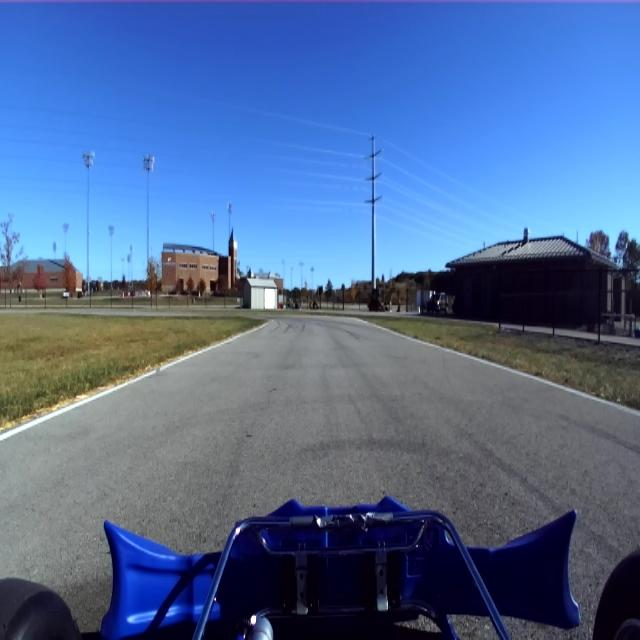
#> input picture road.jpg, 640 x 640 px
$ python 'scrpit 2.py'
#> lines starting #> are read from the running program, lines starting #| are printed output that depends on the picture; after the words box and inside, x2 and y2 are one past the last pixel; in counts of white or black regions, pixels touching at a corner belong together
#> further down, img is the input picture: shape (640, 640, 3); mean B, G, R 149.3, 106.7, 80.9
import cv2
import numpy as np


def get_canny_edges(img):

    gray = cv2.cvtColor(img, cv2.COLOR_BGR2GRAY)
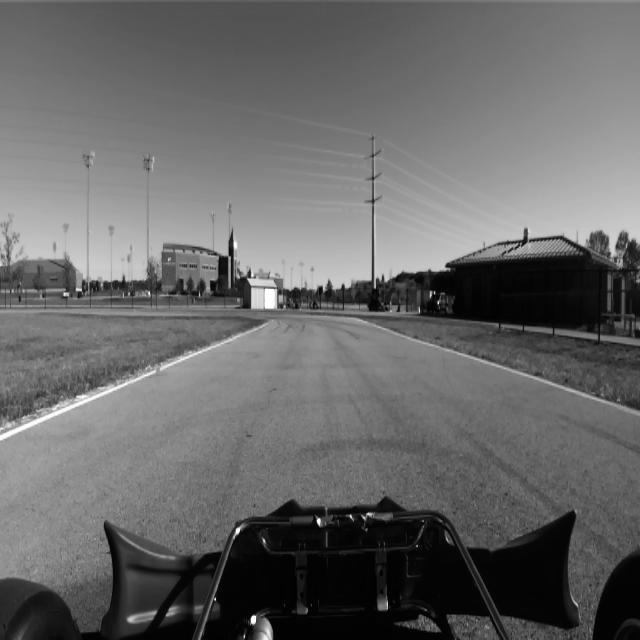
#> gray: shape (640, 640); min 1, max 255, mean 103.8

    blur = cv2.GaussianBlur(gray, (5,5), 0)

    edges = cv2.Canny(blur, 50, 150)
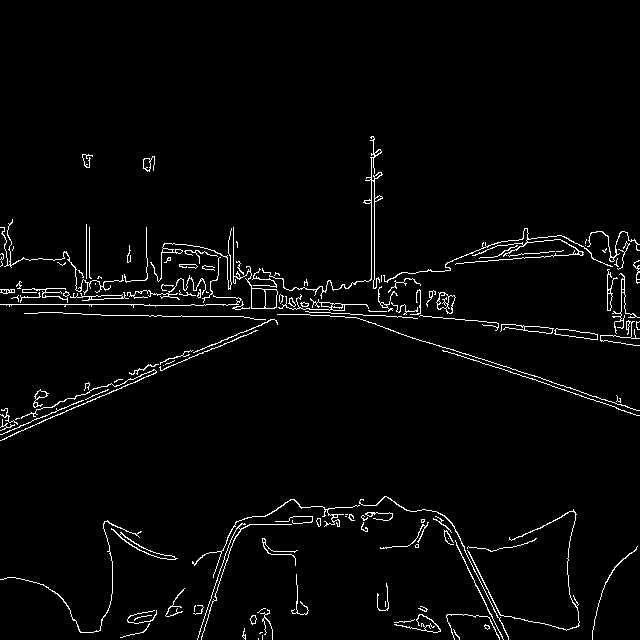
#> edges: shape (640, 640); 2.8% white in thin lines or dots, all inside (x1, y1, x2, y2) = (0, 136, 640, 640)

    h, w = edges.shape
#> h = 640; w = 640

    edges[:int(h*0.5), :] = 0
    edges[int(h*0.7):, :] = 0
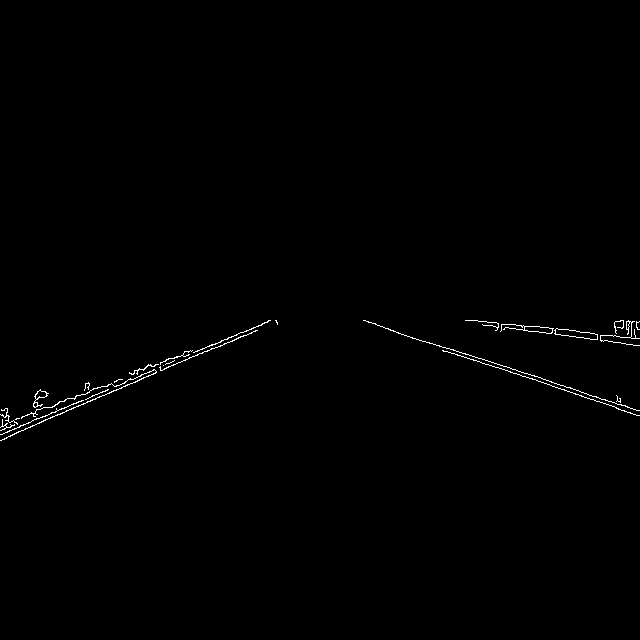
#> edges: shape (640, 640); 0.5% white in thin lines or dots, all inside (x1, y1, x2, y2) = (0, 320, 640, 441)


    return edges

def bird_eye_transform(img, edges):

    h, w = img.shape[:2]
#> h = 640; w = 640

    ys, xs = np.where(edges > 0)
#> ys = 2039 values from 320 to 440; xs = 2039 values, max 639 at index 57, min 0 at index 1795, mean 320.1

    left_mask = xs < w // 2
    right_mask = xs >= w // 2

    left_x = xs[left_mask]
#> left_x = 1048 values, max 277 at index 13, min 0 at index 811, mean 107.9
    left_y = ys[left_mask]
#> left_y = 1048 values from 320 to 440
    right_x = xs[right_mask]
#> right_x = 991 values, max 639 at index 49, min 363 at index 0, mean 544.5
    right_y = ys[right_mask]
#> right_y = 991 values from 320 to 415

    left_top = (left_x[np.argmin(left_y)], left_y[np.argmin(left_y)])
#> left_top = (268, 320)
    left_bottom = (left_x[np.argmax(left_y)], left_y[np.argmax(left_y)])
#> left_bottom = (0, 440)

    right_top = (right_x[np.argmin(right_y)], right_y[np.argmin(right_y)])
#> right_top = (363, 320)
    right_bottom = (right_x[np.argmax(right_y)], right_y[np.argmax(right_y)])
#> right_bottom = (636, 415)

    src = np.float32([
        left_bottom,
        right_bottom,
        right_top,
        left_top
    ])
#> src = [[0, 440], [636, 415], [363, 320], [268, 320]]

    dst = np.float32([
        [200, h],
        [w-200, h],
        [w-200, 0],
        [200, 0]
    ])

    M = cv2.getPerspectiveTransform(src, dst)
#> M = [[-0.149, -1.01, 351.3], [0, -2.51, 802.3], [2.27e-05, -0.00334, 1]]
    bird = cv2.warpPerspective(img, M, (w, h))
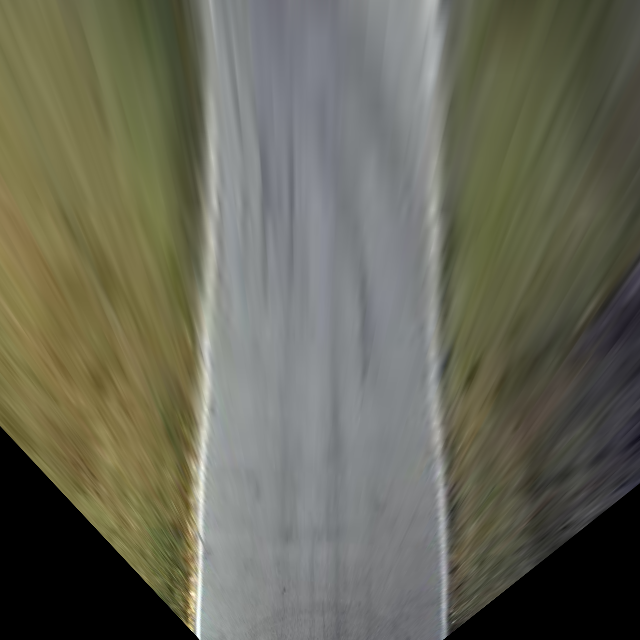
#> bird: shape (640, 640, 3); mean B, G, R 88.1, 103, 103.1

    vis = img.copy()
    for p in [left_top, left_bottom, right_top, right_bottom]:
        cv2.circle(vis, p, 8, (0,0,255), -1)
#> this loop made 4 passes
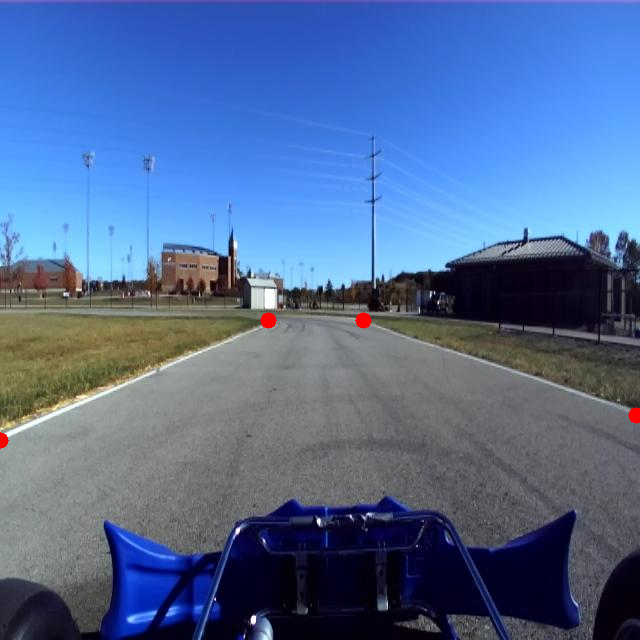
#> vis: shape (640, 640, 3); 0.16% of pixels changed, all inside (x1, y1, x2, y2) = (0, 312, 640, 449)

    return bird, vis


def calcRaceline(birdseye):
    edges = get_canny_edges(birdseye)
#> in get_canny_edges (call 2), `gray = cv2.cvtColor(img, cv2.COLOR_BGR2GRAY)`:
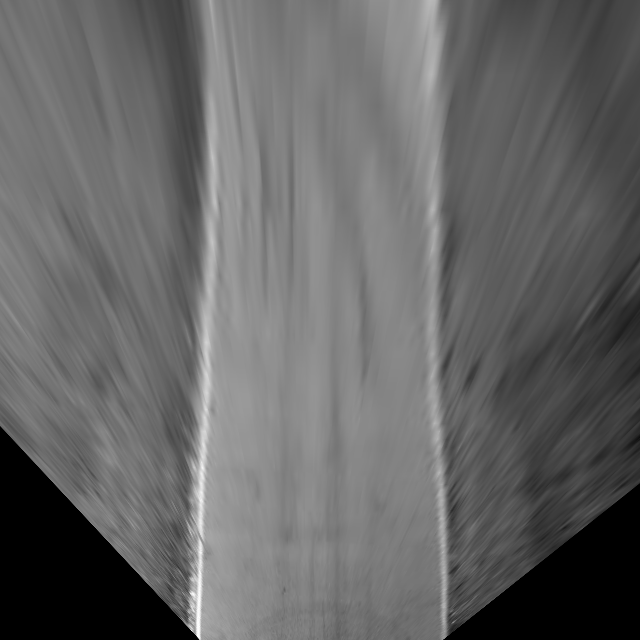
#> gray: shape (640, 640); min 0, max 254, mean 101.3
#> in get_canny_edges (call 2), `edges = cv2.Canny(blur, 50, 150)`: edges: shape (640, 640); 0.41% white in thin lines or dots, all inside (x1, y1, x2, y2) = (0, 427, 640, 640)
#> in get_canny_edges (call 2), `edges[int(h*0.7):, :] = 0`:
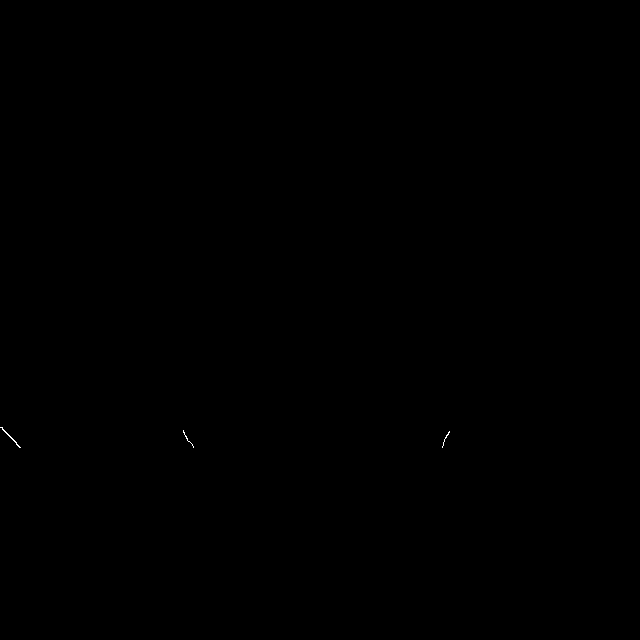
#> edges: shape (640, 640); 0.02% white in thin lines or dots, all inside (x1, y1, x2, y2) = (0, 427, 450, 448)
    h,w = edges.shape
#> h = 640; w = 640
    ys, xs = np.where(edges > 0)
#> ys = 84 values from 427 to 447; xs = 84 values, max 449 at index 12, min 0 at index 0, mean 165.3
    left_mask = xs < w // 2
    right_mask = xs >= w // 2
    left_x = xs[left_mask]
#> left_x = 63 values, max 193 at index 59, min 0 at index 0, mean 71.98
    left_y = ys[left_mask]
#> left_y = 63 values from 427 to 447
    right_x = xs[right_mask]
#> right_x = 21 values, max 449 at index 0, min 442 at index 19, mean 445.3
    right_y = ys[right_mask]
#> right_y = 21 values from 431 to 447
    left_edge = {}
    right_edge = {}

    for x, y in zip(left_x, left_y):
        if y not in left_edge or x > left_edge[y]:
            left_edge[y] = x
#> this loop made 63 passes
#> (x, y) on passes 1 to 12: (0, 427), (1, 427), (2, 427), (2, 428), (2, 429), (3, 429), (3, 430), (4, 430), (183, 430), (4, 431), (5, 431), (183, 431)
#> after the loop, left_edge = 21 items

    for x, y in zip(right_x, right_y):
        if y not in right_edge or x < right_edge[y]:
            right_edge[y] = x
#> this loop made 21 passes
#> (x, y) on passes 1 to 12: (449, 431), (448, 432), (449, 432), (448, 433), (447, 434), (448, 434), (446, 435), (447, 435), (446, 436), (445, 437), (446, 437), (445, 438)
#> after the loop, right_edge = 17 items

    raceline = []

    for y in range(h):
        if y in left_edge and y in right_edge:
            x_center = int((left_edge[y] + right_edge[y]) / 2)
            raceline.append((x_center, y))
#> this loop made 640 passes
#> x_center on passes 432 to 443: 316, 316, 316, 315, 315, 316, 315, 316, 315, 315, 316, 316
#> after the loop, raceline = [(316, 431), (316, 432), (316, 433), (315, 434), (315, 435), (316, 436), (315, 437), (316, 438), (315, 439), (315, 440), (316, 441), (316, 442), (317, 443), (317, 444), (317, 445), (317, 446), (317, 447)]

    vis = birdseye.copy()

    for x, y in raceline:
        cv2.circle(vis, (x, y), 2, (0, 255, 0), -1)
#> this loop made 17 passes
#> vis: shape (640, 640, 3); 0.02% of pixels changed, all inside (x1, y1, x2, y2) = (313, 429, 320, 450)

    return vis, edges

img = cv2.imread("road.jpg")

edges = get_canny_edges(img)

bird, points_vis = bird_eye_transform(img, edges)

raceline_img, bird_edges = calcRaceline(bird)

cv2.imshow("Edges", edges)
cv2.imshow("Selected Points", points_vis)
cv2.imshow("Bird Eye View", bird)
cv2.imshow("Raceline", raceline_img)

cv2.waitKey(0)
cv2.destroyAllWindows()

$ run again, with reference.png saved as road.jpg
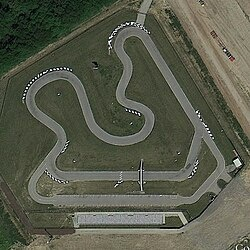
#> input picture reference.png, 250 x 250 px
#> img is the input picture: shape (250, 250, 3); mean B, G, R 75.5, 91.2, 88.5
#> in bird_eye_transform, `ys, xs = np.where(edges > 0)`: ys = 954 values from 125 to 174; xs = 954 values, max 249 at index 272, min 33 at index 918, mean 156.3
#> in bird_eye_transform, `left_x = xs[left_mask]`: left_x = 324 values, max 124 at index 97, min 33 at index 313, mean 75.03
#> in bird_eye_transform, `left_y = ys[left_mask]`: left_y = 324 values from 125 to 174
#> in bird_eye_transform, `right_x = xs[right_mask]`: right_x = 630 values, max 249 at index 162, min 125 at index 117, mean 198
#> in bird_eye_transform, `right_y = ys[right_mask]`: right_y = 630 values from 125 to 174
#> left_top = (44, 125)
#> left_bottom = (33, 174)
#> right_top = (130, 125)
#> right_bottom = (138, 174)
#> src = [[33, 174], [138, 174], [130, 125], [44, 125]]
#> M = [[-4, 1.17, 488], [2.47e-15, 14.27, -1784.3], [3.5e-18, 0.0103, 1]]
#> in bird_eye_transform, `bird = cv2.warpPerspective(img, M, (w, h))`:
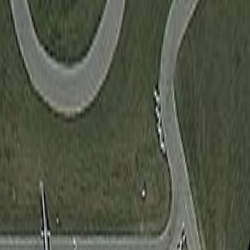
#> bird: shape (250, 250, 3); mean B, G, R 69.3, 85, 80.7
#> the loop in bird_eye_transform, `for p in [left_top, left_bottom, right_top, right_bottom]:` made 4 passes
#> in get_canny_edges (call 2), `edges = cv2.Canny(blur, 50, 150)`:
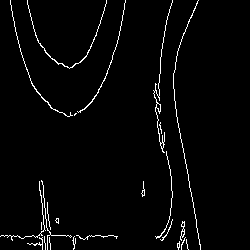
#> edges: shape (250, 250); 2.6% white in thin lines or dots, all inside (x1, y1, x2, y2) = (0, 0, 201, 250)
#> in calcRaceline, `ys, xs = np.where(edges > 0)`: ys = 143 values from 125 to 174; xs = 143 values, max 188 at index 142, min 157 at index 0, mean 169.8
#> in calcRaceline, `left_x = xs[left_mask]`: left_x = empty array
#> in calcRaceline, `right_x = xs[right_mask]`: right_x has the same summary as xs
#> in calcRaceline, `right_y = ys[right_mask]`: right_y = 143 values from 125 to 174
#> after the loop in calcRaceline, `for x, y in zip(left_x, left_y):`: left_edge = 0 items
#> the loop in calcRaceline, `for x, y in zip(right_x, right_y):` made 143 passes
#> (x, y) on passes 1 to 8: (157, 125), (159, 125), (160, 125), (178, 125), (157, 126), (160, 126), (178, 126), (157, 127)
#> after the loop in calcRaceline, `for x, y in zip(right_x, right_y):`: right_edge = 50 items
#> after the loop in calcRaceline, `for y in range(h):`: raceline = []
